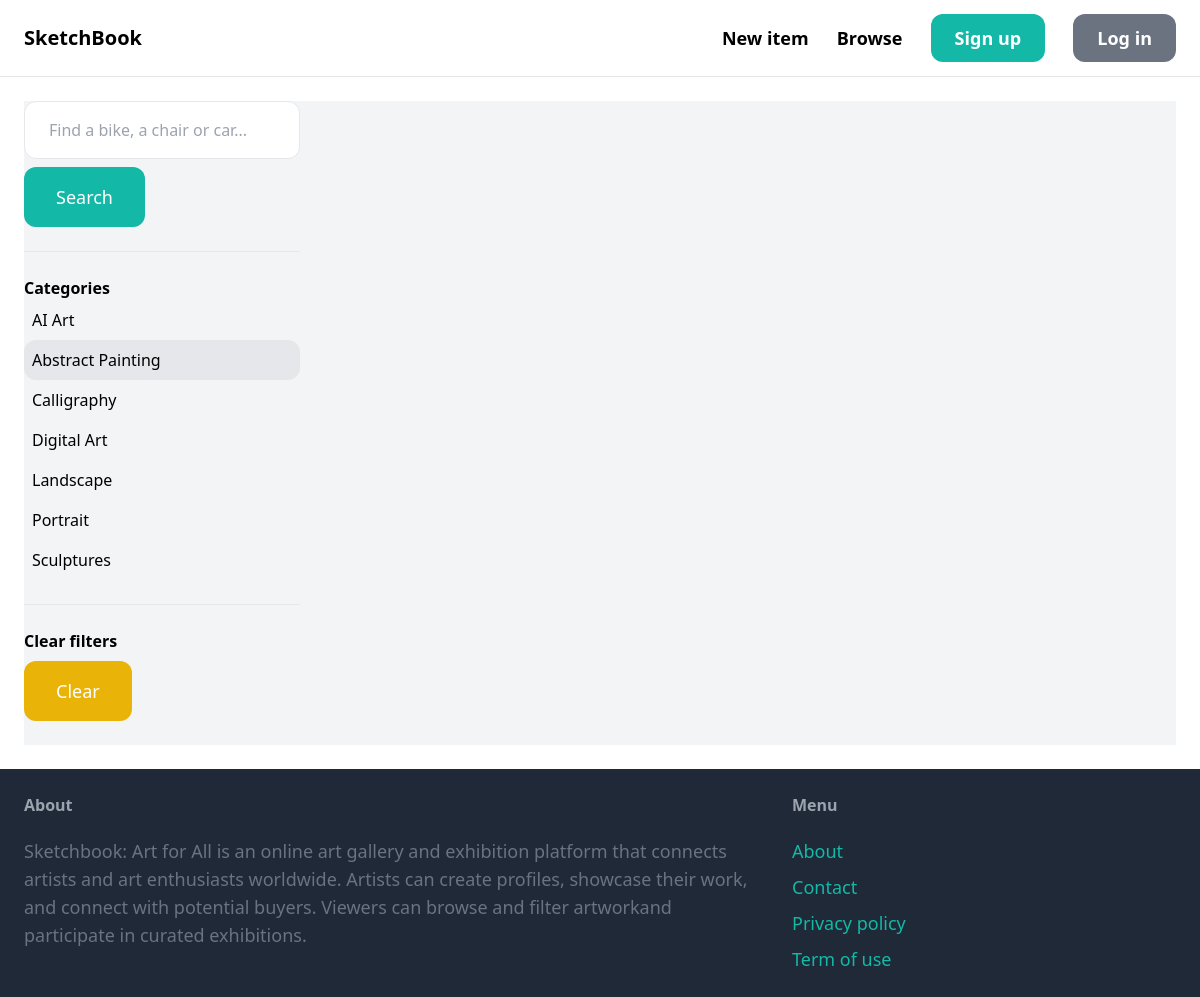
Page /items/?query=&category=1 on the earlier database version.
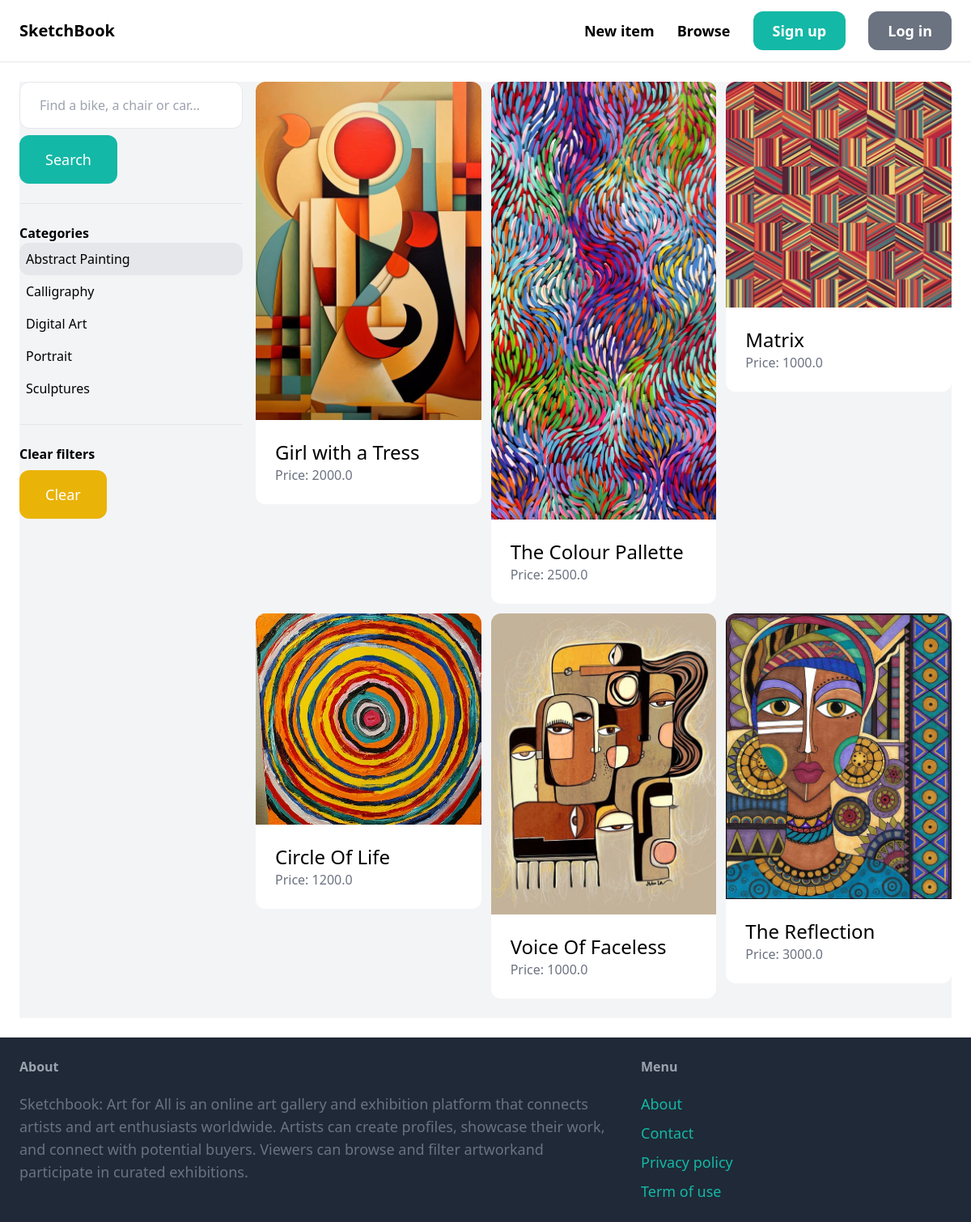
Same page on the later database version.
### item/models.py (models this page shows, shortened)
class Category(models.Model):
    name = models.CharField(max_length=255)
    class Meta:
        ordering = ('name',)
        verbose_name_plural = 'Categories'

class Item(models.Model):
    category = models.ForeignKey(Category, related_name='items', on_delete=models.CASCADE)
    name = models.CharField(max_length=255)
    description = models.TextField(blank=True, null=True)
    price = models.FloatField()
    image = models.ImageField(upload_to='item_images', blank=True, null=True)
    is_sold = models.BooleanField(default=False)
    created_by = models.ForeignKey(User, related_name='items', on_delete=models.CASCADE)
    created_at = models.DateTimeField(auto_now_add=True)

### item/views.py (the view)
# urls.py: path('', views.items, name='items'),
def items(request):
    query = request.GET.get('query', '')
    category_id = request.GET.get('category', 0)
    categories = Category.objects.all()
    items = Item.objects.filter(is_sold=False)
    for item in items:
        if not item.image:
            print(item)
    if category_id:
        items = items.filter(category_id=category_id)
    if query:
        items = items.filter(Q(name__icontains=query) | Q(description__icontains=query))
    return render(request, 'item/items.html', {
        'items': items,
        'query': query,
        'categories': categories,
        'category_id': int(category_id)
    })

### item/templates/item/items.html (shortened to what this page needs)
{% extends 'core/base.html' %}
{% block content %}
    <div class="pb-6 grid grid-cols-4 gap-4 bg-gray-100">
        <div class="col-span-1">
            <form method="get" action="{% url 'item:items' %}">
                <input name="query" class="w-full py-4 px-6 border rounded-xl" type="text" value="{{ query }}" placeholder="Find a bike, a chair or car...">
                <button class="mt-2 py-4 px-8 text-lg bg-teal-500 text-white rounded-xl">Search</button>
            </form>
            <hr class="my-6">
            <p class="font-semibold">Categories</p>
            <ul>
                {% for category in categories %}
                    <li class="py-2 px-2 rounded-xl{% if category.id == category_id %} bg-gray-200{% endif %}">
                        <a href="{% url 'item:items' %}?query={{ query }}&category={{ category.id }}">{{ category.name }}</a>
                    </li>
                {% endfor %}
            </ul>
            <hr class="my-6">
            <p class="font-semibold">Clear filters</p>
            <ul>
                <li><a href="{% url 'item:items' %}" class="mt-2 py-4 px-8 inline-block bg-yellow-500 text-lg rounded-xl text-white">Clear</a>
        </div>
        <div class="col-span-3">
            <div class="grid grid-cols-3 gap-3">
                {% for item in items %}
                    <div>
                        <a href="{% url 'item:detail' item.id %}">
                            <div>
                                <img src="{{ item.image.url }}" class="rounded-t-xl">
                            </div>
                            <div class="p-6 bg-white rounded-b-xl">
                                <h2 class="text-2xl">{{ item.name }}</h2>
                                <p class="text-gray-500">Price: {{ item.price }}</p>
                            </div>
                        </a>
                    </div>
                {% endfor %}
            </div>
        </div>
    </div>
{% endblock %}

Differences in the rows shown:
removed Category: name "AI Art"
removed Category: name "Landscape"
added Item: image (picture), name "Girl with a Tress", price "2000.0"
added Item: image (picture), name "The Colour Pallette", price "2500.0"
added Item: image (picture), name "Matrix", price "1000.0"
added Item: image (picture), name "Circle Of Life", price "1200.0"
added Item: image (picture), name "Voice Of Faceless", price "1000.0"
added Item: image (picture), name "The Reflection", price "3000.0"
